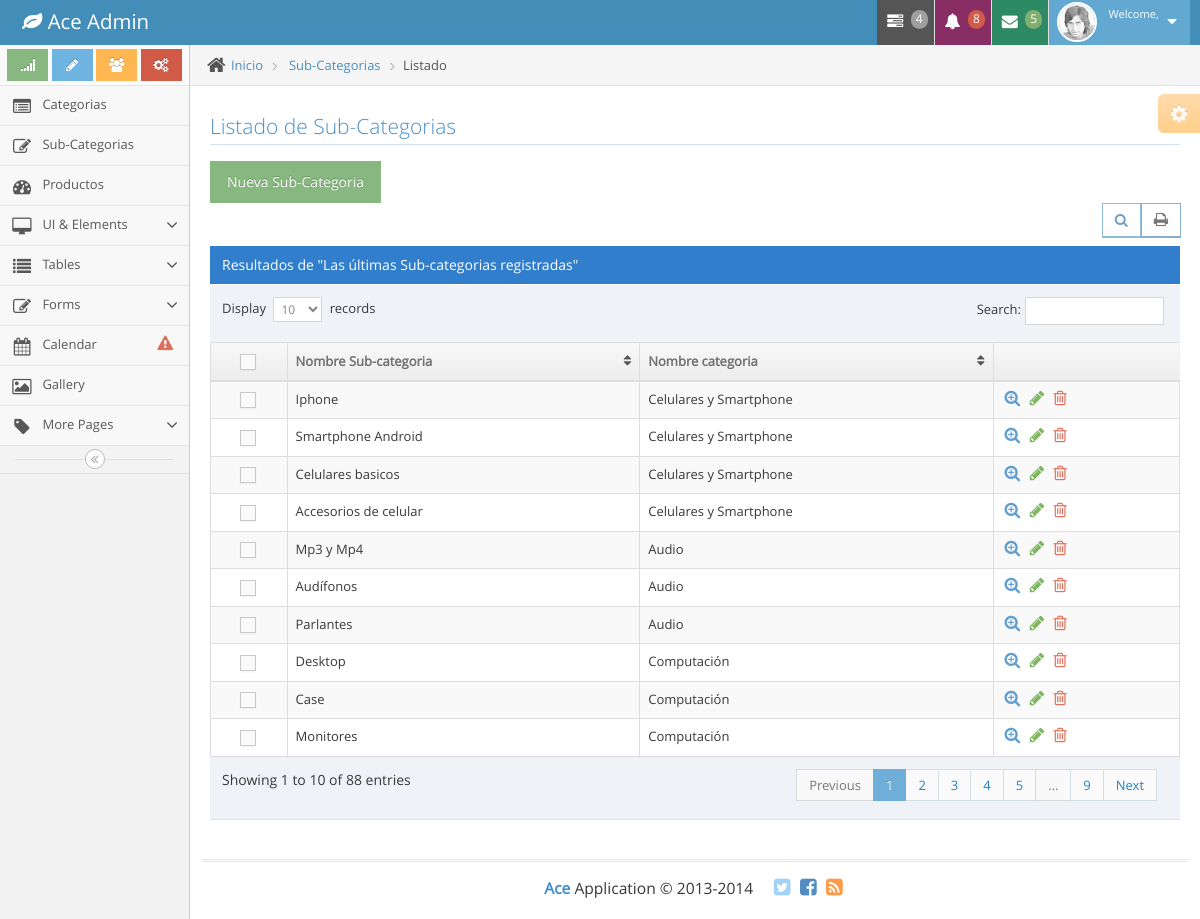
/subcategorias.php, run on the app's committed database.
### tables this page shows
CREATE TABLE IF NOT EXISTS `subcategoria` (
  `idSubCategoria` int(11) NOT NULL AUTO_INCREMENT,
  `idCategoria` int(11) NOT NULL,
  `nombre` varchar(80) DEFAULT NULL,
  `enable` tinyint(1) DEFAULT NULL,
  PRIMARY KEY (`idSubCategoria`),
  KEY `idCategoria` (`idCategoria`)
);

CREATE TABLE IF NOT EXISTS `categoria` (
  `idCategoria` int(11) NOT NULL AUTO_INCREMENT,
  `nombre` varchar(80) DEFAULT NULL,
  `enable` tinyint(1) DEFAULT NULL,
  PRIMARY KEY (`idCategoria`)
);

### subcategorias.php (the view, shortened to what this page needs)
<?php
	include 'BaseDatos/conexion.php';
?>
<!DOCTYPE html>
<html lang="en">
	<head>
		<link rel="stylesheet" href="assets/css/bootstrap.min.css" />
		<link rel="stylesheet" href="assets/font-awesome/4.2.0/css/font-awesome.min.css" />
		<link rel="stylesheet" href="assets/css/ace.min.css" class="ace-main-stylesheet" id="main-ace-style" />
	</head>
	<body class="no-skin">
		<div id="navbar" class="navbar navbar-default">
			<?php include 'Script/navbar.php'; ?>
		</div>
		<div class="main-container" id="main-container">
			<?php include('Script/sideBar.php') ?>
			<div class="main-content">
				<div class="main-content-inner">
					<div class="breadcrumbs" id="breadcrumbs">
						<ul class="breadcrumb">
							<li>
								<i class="ace-icon fa fa-home home-icon"></i>
								<a href="panel.php">Inicio</a>
							</li>
							<li>
								<a href="subcategorias.php">Sub-Categorias</a>
							</li>
							<li class="active">Listado</li>
						</ul>
					</div>
					<div class="page-content">
						<div class="ace-settings-container" id="ace-settings-container">
							<div class="btn btn-app btn-xs btn-warning ace-settings-btn" id="ace-settings-btn">
								<i class="ace-icon fa fa-cog bigger-130"></i>
							</div>
						</div>
						<div class="row">
							<div class="col-xs-12">
								<div class="row">
									<div class="col-xs-12">
										<h3 class="header smaller lighter blue">Listado de Sub-Categorias</h3>
										<a id="show-register" role="button" class="btn btn-success" >
											Nueva Sub-Categoria
										</a>
										<div class="clearfix">
											<div class="pull-right tableTools-container"></div>
										</div>
										<div class="table-header">
											Resultados de "Las últimas Sub-categorias registradas"
										</div>
										<div>
											<table id="dynamic-table" class="table table-striped table-bordered table-hover">
												<thead>
													<tr>
														<th class="center">
															<label class="pos-rel">
																<span class="lbl"></span>
															</label>
														</th>
														<th>Nombre Sub-categoria</th>
														<th>Nombre categoria</th>
														<th></th>
													</tr>
												</thead>
												<tbody>
													<?php
									                  $resultSet = mysqli_query($conexion, 'SELECT SC.idSubCategoria, SC.nombre, C.nombre FROM subcategoria SC
									                  										JOIN Categoria C ON SC.idCategoria = C.idCategoria
									                  										WHERE SC.enable = 1 and C.enable = 1');
									                  while($fila = mysqli_fetch_row($resultSet)){
									                ?>
													<tr>
														<td class="center">
															<label class="pos-rel">
																<span class="lbl"></span>
															</label>
														</td>
														<td>
															<?= $fila['1'] ?>
														</td>
														<td>
															<?= $fila['2'] ?>
														</td>
														<td>
															<div class="hidden-sm hidden-xs action-buttons">
																<a class="blue" href="#">
																	<i class="ace-icon fa fa-search-plus bigger-130"></i>
																</a>
																<a class="green" href="#">
																	<i class="ace-icon fa fa-pencil bigger-130"></i>
																</a>
																<a class="red" href="#">
																	<i class="ace-icon fa fa-trash-o bigger-130"></i>
																</a>
															</div>
														</td>
													</tr>
													<?php } ?>
												</tbody>
											</table>
										</div>
									</div>
								</div>
							</div>
						</div>
					</div>
				</div>
			</div>
			<div class="footer">
				<div class="footer-inner">
					<div class="footer-content">
						<span class="bigger-120">
							<span class="blue bolder">Ace</span>
							Application &copy; 2013-2014
						</span>
						<span class="action-buttons">
							<a href="#">
								<i class="ace-icon fa fa-twitter-square light-blue bigger-150"></i>
							</a>
							<a href="#">
								<i class="ace-icon fa fa-facebook-square text-primary bigger-150"></i>
							</a>
							<a href="#">
								<i class="ace-icon fa fa-rss-square orange bigger-150"></i>
							</a>
						</span>
					</div>
				</div>
			</div>
		</div>
	</body>
</html>

### Script/navbar.php (shortened to what this page needs)
<?php
	echo '<div class="navbar-container" id="navbar-container">
				<div class="navbar-header pull-left">
					<a href="index.html" class="navbar-brand">
						<small>
							<i class="fa fa-leaf"></i>
							Ace Admin
						</small>
					</a>
				</div>
				<div class="navbar-buttons navbar-header pull-right" role="navigation">
					<ul class="nav ace-nav">
						<li class="grey">
							<a data-toggle="dropdown" class="dropdown-toggle" href="#">
								<i class="ace-icon fa fa-tasks"></i>
								<span class="badge badge-grey">4</span>
							</a>
						</li>
						<li class="purple">
							<a data-toggle="dropdown" class="dropdown-toggle" href="#">
								<i class="ace-icon fa fa-bell icon-animated-bell"></i>
								<span class="badge badge-important">8</span>
							</a>
						</li>
						<li class="green">
							<a data-toggle="dropdown" class="dropdown-toggle" href="#">
								<i class="ace-icon fa fa-envelope icon-animated-vertical"></i>
								<span class="badge badge-success">5</span>
							</a>
						</li>
						<li class="light-blue">
							<a data-toggle="dropdown" href="#" class="dropdown-toggle">
								<img class="nav-user-photo" src="assets/avatars/user.jpg" alt="Jasons Photo" />
								<span class="user-info">
									<small>Welcome,</small>
									'.$_SESSION["user"].'
								</span>
								<i class="ace-icon fa fa-caret-down"></i>
							</a>
						</li>
					</ul>
				</div>
			</div>';
?>

### Script/sideBar.php (shortened to what this page needs)
<?php
echo '<div id="sidebar" class="sidebar                  responsive">
				<div class="sidebar-shortcuts" id="sidebar-shortcuts">
					<div class="sidebar-shortcuts-large" id="sidebar-shortcuts-large">
						<button class="btn btn-success">
							<i class="ace-icon fa fa-signal"></i>
						</button>
						<button class="btn btn-info">
							<i class="ace-icon fa fa-pencil"></i>
						</button>
						<button class="btn btn-warning">
							<i class="ace-icon fa fa-users"></i>
						</button>
						<button class="btn btn-danger">
							<i class="ace-icon fa fa-cogs"></i>
						</button>
					</div>
				</div>
				<ul class="nav nav-list">
					<li class="">
						<a href="categorias.php">
							<i class="menu-icon fa fa-list-alt"></i>
							<span class="menu-text"> Categorias </span>
						</a>
					</li>
					<li class="">
						<a href="subcategorias.php">
							<i class="menu-icon fa fa-pencil-square-o"></i>
							<span class="menu-text"> Sub-Categorias </span>
						</a>
					</li>
					<li class="">
						<a href="productos.php">
							<i class="menu-icon fa fa-tachometer"></i>
							<span class="menu-text"> Productos </span>
						</a>
					</li>
					<li class="">
						<a href="#" class="dropdown-toggle">
							<i class="menu-icon fa fa-desktop"></i>
							<span class="menu-text">
								UI &amp; Elements
							</span>
							<b class="arrow fa fa-angle-down"></b>
						</a>
					</li>
					<li class="">
						<a href="#" class="dropdown-toggle">
							<i class="menu-icon fa fa-list"></i>
							<span class="menu-text"> Tables </span>
							<b class="arrow fa fa-angle-down"></b>
						</a>
					</li>
					<li class="">
						<a href="#" class="dropdown-toggle">
							<i class="menu-icon fa fa-pencil-square-o"></i>
							<span class="menu-text"> Forms </span>
							<b class="arrow fa fa-angle-down"></b>
						</a>
					</li>
					<li class="">
						<a href="calendar.html">
							<i class="menu-icon fa fa-calendar"></i>
							<span class="menu-text">
								Calendar
								<span class="badge badge-transparent tooltip-error" title="2 Important Events">
									<i class="ace-icon fa fa-exclamation-triangle red bigger-130"></i>
								</span>
							</span>
						</a>
					</li>
					<li class="">
						<a href="gallery.html">
							<i class="menu-icon fa fa-picture-o"></i>
							<span class="menu-text"> Gallery </span>
						</a>
					</li>
					<li class="">
						<a href="#" class="dropdown-toggle">
							<i class="menu-icon fa fa-tag"></i>
							<span class="menu-text"> More Pages </span>
							<b class="arrow fa fa-angle-down"></b>
						</a>
					</li>
				</ul>
				<div class="sidebar-toggle sidebar-collapse" id="sidebar-collapse">
					<i class="ace-icon fa fa-angle-double-left" data-icon1="ace-icon fa fa-angle-double-left" data-icon2="ace-icon fa fa-angle-double-right"></i>
				</div>
			</div>';
?>

### data on the page
subcategoria: nombre "Iphone", idCategoria.nombre "Celulares y Smartphone"
subcategoria: nombre "Smartphone Android", idCategoria.nombre "Celulares y Smartphone"
subcategoria: nombre "Celulares basicos", idCategoria.nombre "Celulares y Smartphone"
subcategoria: nombre "Accesorios de celular", idCategoria.nombre "Celulares y Smartphone"
subcategoria: nombre "Mp3 y Mp4", idCategoria.nombre "Audio"
subcategoria: nombre "Audífonos", idCategoria.nombre "Audio"
subcategoria: nombre "Parlantes", idCategoria.nombre "Audio"
subcategoria: nombre "Desktop", idCategoria.nombre "Computación"
subcategoria: nombre "Case", idCategoria.nombre "Computación"
subcategoria: nombre "Monitores", idCategoria.nombre "Computación"
